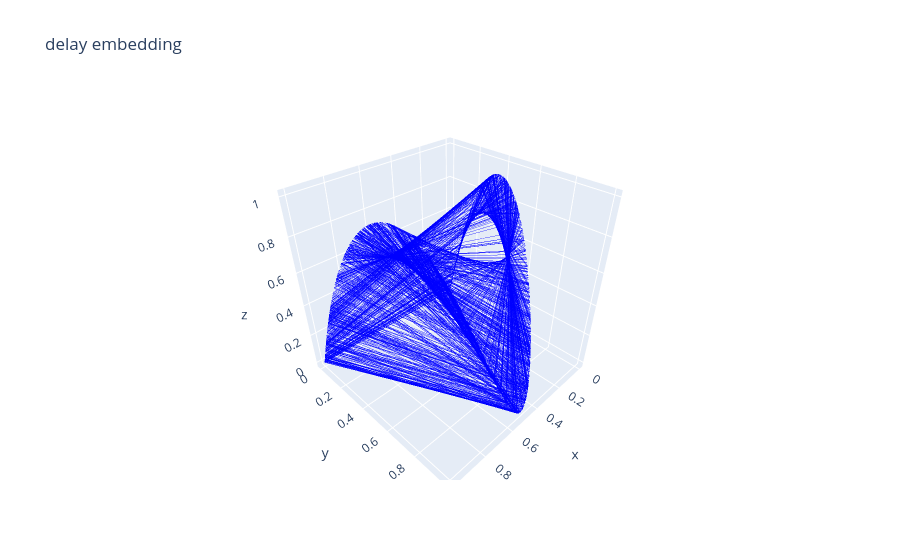

The code cell stored with this chart in its notebook:
### Code cell
fig = go.Figure(data=[
    go.Scatter3d(
        x=X_de[:,0][:1000], 
        y=X_de[:,1][:1000],
        z=X_de[:,2][:1000],
        mode='lines',
        line=dict(width=1, color='rgba(0,0,256,0.7)')
    )
])


fig.update_layout(title='delay embedding ')
fig.show()

### Figure 1 — Plotly figure (JSON) as saved in the notebook; plotly's stock layout.template omitted (floating-point values rounded to 4 significant figures; data arrays with more than 128 entries replaced by an {"elided": "..."} marker saying what was removed)
{"data": [{"line": {"color": "rgba(0,0,256,0.7)", "width": 1}, "mode": "lines", "type": "scatter3d", "x": {"elided": "1000 float values"}, "y": {"elided": "1000 float values"}, "z": {"elided": "1000 float values"}}], "layout": {"title": {"text": "delay embedding "}}}
